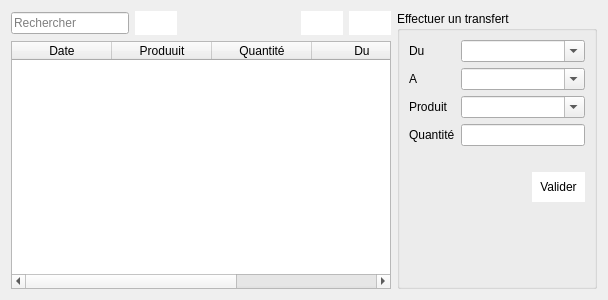
<?xml version="1.0" encoding="UTF-8"?>
<ui version="4.0">
 <class>TransfertProduits</class>
 <widget class="QDialog" name="TransfertProduits">
  <property name="geometry">
   <rect>
    <x>0</x>
    <y>0</y>
    <width>608</width>
    <height>300</height>
   </rect>
  </property>
  <property name="windowTitle">
   <string>Transfert de produits</string>
  </property>
  <layout class="QHBoxLayout" name="horizontalLayout_3">
   <item>
    <layout class="QVBoxLayout" name="verticalLayout_2">
     <item>
      <layout class="QHBoxLayout" name="horizontalLayout_2">
       <item>
        <widget class="QLineEdit" name="search">
         <property name="placeholderText">
          <string>Rechercher</string>
         </property>
        </widget>
       </item>
       <item>
        <widget class="QPushButton" name="pushButton_2">
         <property name="enabled">
          <bool>false</bool>
         </property>
         <property name="styleSheet">
          <string notr="true">background-color:white;
border:none;
padding:5px;</string>
         </property>
         <property name="text">
          <string/>
         </property>
         <property name="icon">
          <iconset resource="img.qrc">
           <normaloff>:/img/images/imprimer.png</normaloff>:/img/images/imprimer.png</iconset>
         </property>
        </widget>
       </item>
       <item>
        <spacer name="horizontalSpacer_2">
         <property name="orientation">
          <enum>Qt::Horizontal</enum>
         </property>
         <property name="sizeHint" stdset="0">
          <size>
           <width>40</width>
           <height>20</height>
          </size>
         </property>
        </spacer>
       </item>
       <item>
        <widget class="QPushButton" name="btn_edit">
         <property name="enabled">
          <bool>false</bool>
         </property>
         <property name="styleSheet">
          <string notr="true">background-color:white;
border:none;
padding:5px;</string>
         </property>
         <property name="text">
          <string/>
         </property>
         <property name="icon">
          <iconset resource="img.qrc">
           <normaloff>:/img/images/edit.png</normaloff>:/img/images/edit.png</iconset>
         </property>
        </widget>
       </item>
       <item>
        <widget class="QPushButton" name="btn_del">
         <property name="enabled">
          <bool>false</bool>
         </property>
         <property name="styleSheet">
          <string notr="true">background-color:white;
border:none;
padding:5px;</string>
         </property>
         <property name="text">
          <string/>
         </property>
         <property name="icon">
          <iconset resource="img.qrc">
           <normaloff>:/img/images/trash-outline.svg</normaloff>:/img/images/trash-outline.svg</iconset>
         </property>
        </widget>
       </item>
      </layout>
     </item>
     <item>
      <widget class="QTableWidget" name="table_liste_point_vente">
       <property name="gridStyle">
        <enum>Qt::DashDotDotLine</enum>
       </property>
       <column>
        <property name="text">
         <string>Date</string>
        </property>
       </column>
       <column>
        <property name="text">
         <string>Produuit</string>
        </property>
       </column>
       <column>
        <property name="text">
         <string>Quantité</string>
        </property>
       </column>
       <column>
        <property name="text">
         <string>Du</string>
        </property>
       </column>
       <column>
        <property name="text">
         <string>A</string>
        </property>
       </column>
      </widget>
     </item>
    </layout>
   </item>
   <item>
    <widget class="QGroupBox" name="groupBox">
     <property name="maximumSize">
      <size>
       <width>200</width>
       <height>16777215</height>
      </size>
     </property>
     <property name="title">
      <string>Effectuer un transfert</string>
     </property>
     <layout class="QVBoxLayout" name="verticalLayout">
      <item>
       <layout class="QFormLayout" name="formLayout">
        <property name="fieldGrowthPolicy">
         <enum>QFormLayout::AllNonFixedFieldsGrow</enum>
        </property>
        <item row="0" column="0">
         <widget class="QLabel" name="label">
          <property name="text">
           <string>Du</string>
          </property>
         </widget>
        </item>
        <item row="1" column="0">
         <widget class="QLabel" name="label_2">
          <property name="text">
           <string>A</string>
          </property>
         </widget>
        </item>
        <item row="3" column="1">
         <widget class="QLineEdit" name="qte"/>
        </item>
        <item row="2" column="1">
         <widget class="QComboBox" name="produit">
          <property name="editable">
           <bool>true</bool>
          </property>
         </widget>
        </item>
        <item row="2" column="0">
         <widget class="QLabel" name="label_3">
          <property name="text">
           <string>Produit</string>
          </property>
         </widget>
        </item>
        <item row="3" column="0">
         <widget class="QLabel" name="label_4">
          <property name="text">
           <string>Quantité</string>
          </property>
         </widget>
        </item>
        <item row="0" column="1">
         <widget class="QComboBox" name="du">
          <property name="editable">
           <bool>true</bool>
          </property>
         </widget>
        </item>
        <item row="1" column="1">
         <widget class="QComboBox" name="a">
          <property name="editable">
           <bool>true</bool>
          </property>
         </widget>
        </item>
       </layout>
      </item>
      <item>
       <widget class="QLabel" name="qte_en_stock">
        <property name="text">
         <string/>
        </property>
       </widget>
      </item>
      <item>
       <layout class="QHBoxLayout" name="horizontalLayout">
        <item>
         <spacer name="horizontalSpacer">
          <property name="orientation">
           <enum>Qt::Horizontal</enum>
          </property>
          <property name="sizeHint" stdset="0">
           <size>
            <width>40</width>
            <height>20</height>
           </size>
          </property>
         </spacer>
        </item>
        <item>
         <widget class="QPushButton" name="pushButton">
          <property name="styleSheet">
           <string notr="true">border:none;
background-color:white;
padding:8px;</string>
          </property>
          <property name="text">
           <string>Valider</string>
          </property>
         </widget>
        </item>
       </layout>
      </item>
      <item>
       <widget class="QLabel" name="alerte">
        <property name="text">
         <string/>
        </property>
       </widget>
      </item>
      <item>
       <spacer name="verticalSpacer">
        <property name="orientation">
         <enum>Qt::Vertical</enum>
        </property>
        <property name="sizeHint" stdset="0">
         <size>
          <width>20</width>
          <height>40</height>
         </size>
        </property>
       </spacer>
      </item>
     </layout>
    </widget>
   </item>
  </layout>
 </widget>
 <resources>
  <include location="img.qrc"/>
 </resources>
 <connections/>
</ui>
